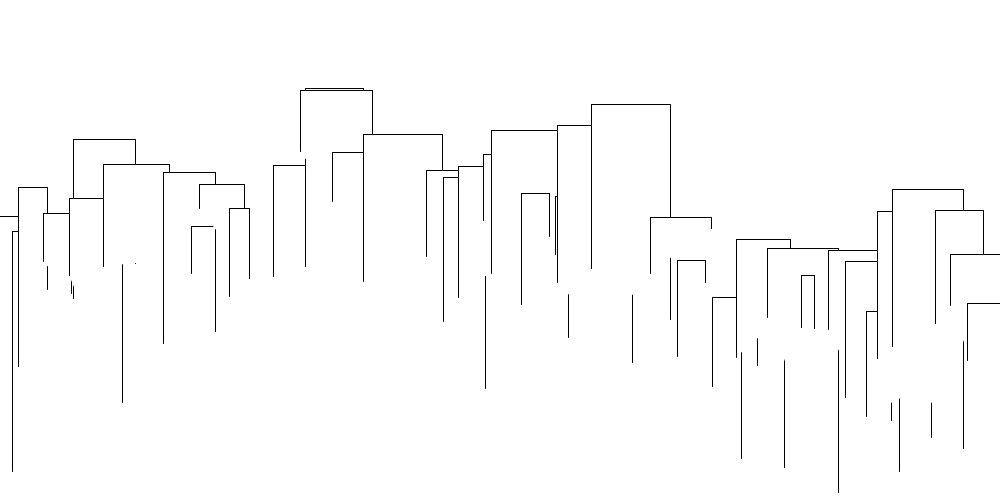
Frame 1 (no input)
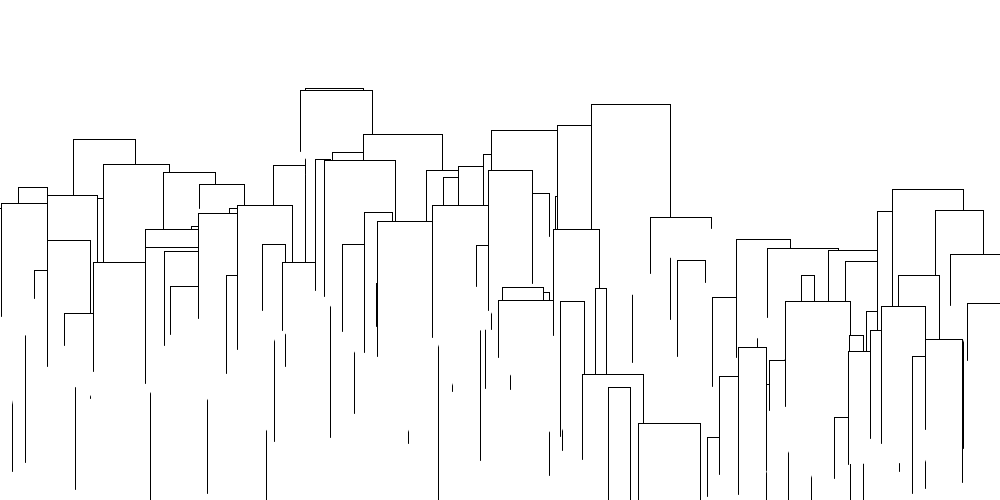
Frame 2 (the mouse pressed at the canvas centre, redrawn once)

The Processing sketch that drew these frames (run headless with seeded random() and noise(); the mouse was pressed at the canvas centre and the sketch redrawn once):

// Processing sketch: sketch_210212a
// ── sketch_210212a.pde
void setup() {
  size(1000, 500);
  background(255);
  // turn loop on - it's fun!
  noLoop();
  //noFill();
}

void draw() {
  
  // shift the whole to position on canvas
  translate(-50, 100);
  
  // repeats
  int i = 0;
  while (i < 50) {
  
  // random x coords
  int rx1 = int(random(0,50));
  int rx2 = int(random(50,100));

  // random y coords
  int ry1 = int(random(200,300));
  int ry2 = int(random(100,200));
  int ry3 = int(random(200,400));
 
  // shape
  beginShape();
    vertex(rx1,ry1);
    vertex(rx1,ry2);
    vertex(rx2,ry2);
    vertex(rx2,ry3);
  endShape();
  
  // transform pos with every iteration
  int tx = int(random(0,50));
  int ty = int(random(-50,50));
  translate(tx, ty);
  
  // repeat
  i++;
  }

// Saves a PNG"
save("city.png");
}




//void house() {
//  beginShape();
//  vertex(100,200);
//  vertex(100,50);
//  vertex(200,50);
//  vertex(200,100);
//  endShape();
//}
